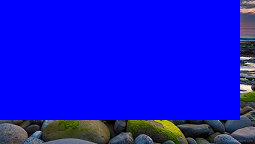
#> input picture Programe Fini/ImageDetectee/detecte_censure_144.png, 255 x 144 px; its folder holds 2 pictures in this run
$ python makeMosaique.py ImageDetectee 100 ImageDetectee/detecte_censure_240.png
#> lines starting #> are read from the running program, lines starting #| are printed output that depends on the picture
#python3 makeMosaique.py Images 30  ImagesCensuree

from PIL import Image
import sys
import random

from os import listdir


Files = listdir(sys.argv[1])

for f in Files:


	im = Image.open(sys.argv[1]+"/"+f)
#> im is the input picture: PIL image 255x144 RGB; mean R, G, B 16, 16.7, 215
	im.show()

	radius = int(sys.argv[2])
	black = False

	if(len(sys.argv) > 3 and sys.argv[3] == "black"):
		black = True

	thumb = im.copy()
	thumb.thumbnail((im.size[0]//radius, im.size[1]//radius))
	pix = thumb.load()

	results = []

	for i in range(10):
		X = random.randrange(0, im.size[0]-radius, radius)
		Y = random.randrange(0, im.size[1]-radius, radius)
		W = random.randint(1,10)
		H = random.randint(1,10)

		for j in range(W):
			x = X+j*radius
			if x+radius >= im.size[0]:
				break

			for k in range(H):
				y = Y+k*radius
				if y+radius >= im.size[1]:
					break

				results.append((x,y,radius))

				box = (x,y,x+radius, y+radius)
				if black:
					im.paste((0,0,0), box)
				else:
					im.paste(pix[x//radius,y//radius], box)
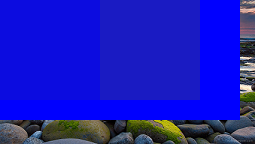
#> im: PIL image 255x144 RGB; mean R, G, B 26.3, 27.3, 190.2
#> after the loop, results = [(100, 0, 100), (100, 0, 100), (100, 0, 100), (100, 0, 100), (100, 0, 100), (0, 0, 100), (100, 0, 100), (0, 0, 100), (100, 0, 100), (0, 0, 100), (100, 0, 100), (100, 0, 100), (0, 0, 100)]

	im.show()
	im.save(sys.argv[3]+"/"+"censure_"+ f)


	with open("Coordonnee/censure_"+f+".txt", "w") as f:
		for x,y,r in results:
			print(x,y,r,file=f)
#> this loop made 13 passes
#> x on passes 1 to 12: 100, 100, 100, 100, 100, 0, 100, 0, 100, 0, 100, 100
#> pass 2 of the loop `for f in Files:`:
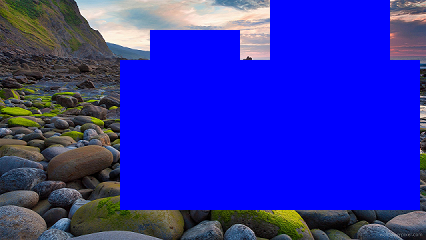
#> input picture Programe Fini/ImageDetectee/detecte_censure_240.png, 426 x 240 px
#> im is the input picture: PIL image 426x240 RGB; mean R, G, B 42.8, 42.6, 177
#> after the loop `for i in range(10):`:
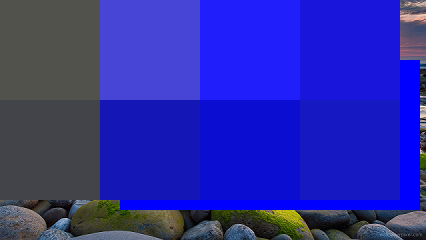
#> im: PIL image 426x240 RGB; mean R, G, B 43.8, 44.1, 164.1
#> after the loop `for i in range(10):`: results = 41 items, first 6: (300, 100, 100), (0, 0, 100), (0, 100, 100), (100, 0, 100), (100, 100, 100), (200, 0, 100)
#> the loop `for x,y,r in results:` made 41 passes
#> (x, y) on passes 1 to 8: (300, 100), (0, 0), (0, 100), (100, 0), (100, 100), (200, 0), (200, 100), (300, 0)
